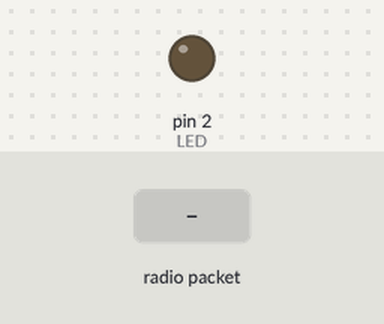
Simulated run of this sketch. Board: Arduino Uno, built with avr-gcc and run on an emulated ATmega328P. Shown: output pins drawn as LEDs (lit = HIGH). The inputs (shaded band) are chosen by the test bench. No radio packets arrive unless stated.

Above: at 1.2 s.
1.3 s: radio packet "on" arrives
At 2.3 s:
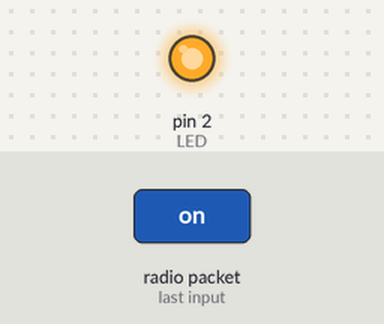
Timing chart, 0 to 4.3 s (numbered marks = the images above; inputs shaded):
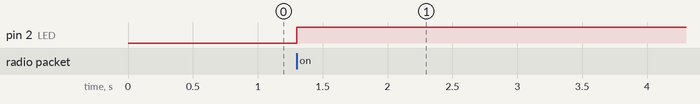

Measured:
- after the input at 1.3 s, pin 2 (LED): LOW → HIGH at once

The sketch:

VW_recv_GUZIK.ino
```cpp
#include <VirtualWire.h>
int LED=2;
boolean LEDON=false;
char stan;
void setup()
{

  Serial.begin(9600);
  pinMode (LED,OUTPUT);
  vw_setup(2000);
  vw_set_rx_pin(4);
  vw_rx_start();
}

void loop()
{
    uint8_t buf[VW_MAX_MESSAGE_LEN];
    uint8_t buflen = VW_MAX_MESSAGE_LEN;

    if (vw_get_message(buf, &buflen))
    {
	int i;
       String stan;
  	for (i = 0; i < buflen; i++)
  {
  stan +=char(buf[i]);
  }
     if ( stan =="on") {
       LEDON=!LEDON;
  digitalWrite (LED, LEDON);
  delay(100);
   } } }
```
